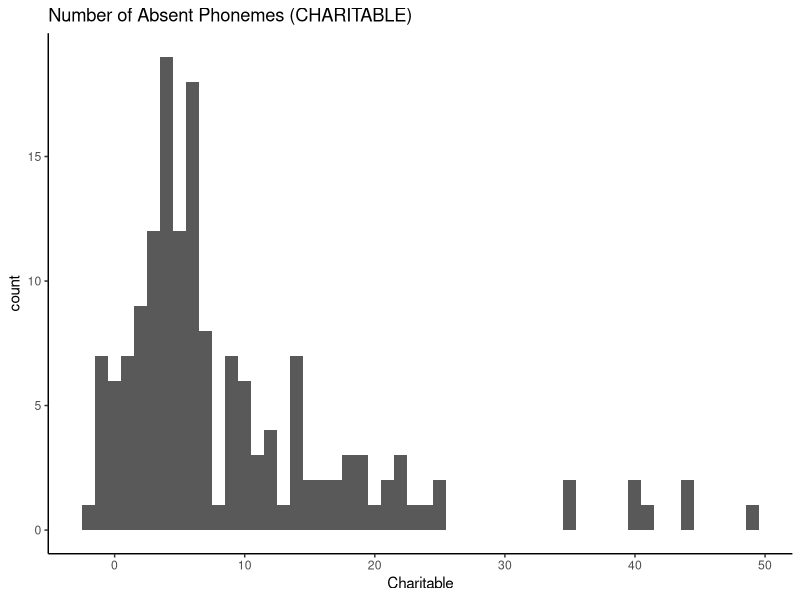
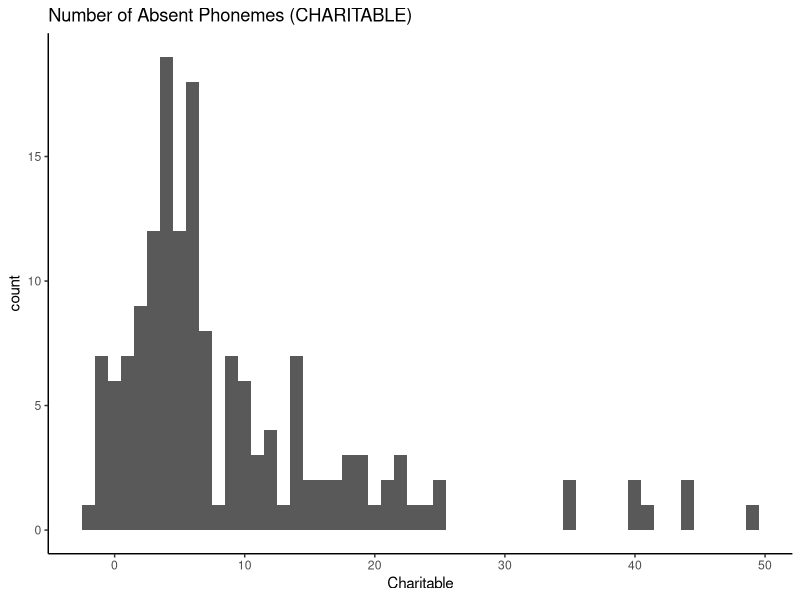

Write R code to recreate these figures, in order.
## ---- chunk 1
library('methods')
library('knitr')
library('ggplot2')

overview <- function(var) {
    cat(sprintf("* %s = %d\n", "N", length(var)))
    cat(sprintf("* %s = %0.2f\n", "Mean", mean(var)))
    cat(sprintf("* %s = %0.2f\n", "Median", median(var)))
    cat(sprintf("* %s = %0.3f\n", "SD", sd(var)))
    cat(sprintf("* %s = %0.2f-%0.2f\n", "Range", min(var), max(var)))
}

cov <- read.delim('statistics.dat', header=TRUE, sep="\t")

## ---- chunk 2
cov$Charitable <- cov$Unobserved - cov$DistinctErrors 
err <- cov[cov$Charitable > 0,]
ok <- cov[cov$Charitable <= 0,]
## ---- chunk 3
p <- ggplot(cov, aes(Charitable))
p <- p + geom_histogram(binwidth=1)
p <- p + ggtitle('Number of Absent Phonemes (CHARITABLE)')
p <- p + theme_classic()
print(p)

pdf('histogram-CHARITABLE-absent_phonemes.pdf')
print(p)
x <- dev.off()
## ---- chunk 4
overview(cov$Charitable)
## ---- chunk 5
kable(
    head(cov[order(-cov$Charitable),])[c("Language", "Charitable")]
)
## ---- chunk 6
kable(
    cov[cov$Charitable <= 0,][c("Language", "Charitable", "DistinctErrors")]
)
cat(sprintf(
    "%d of %d languages",   
    nrow(cov[cov$Charitable==0,]),
    nrow(cov)
))
